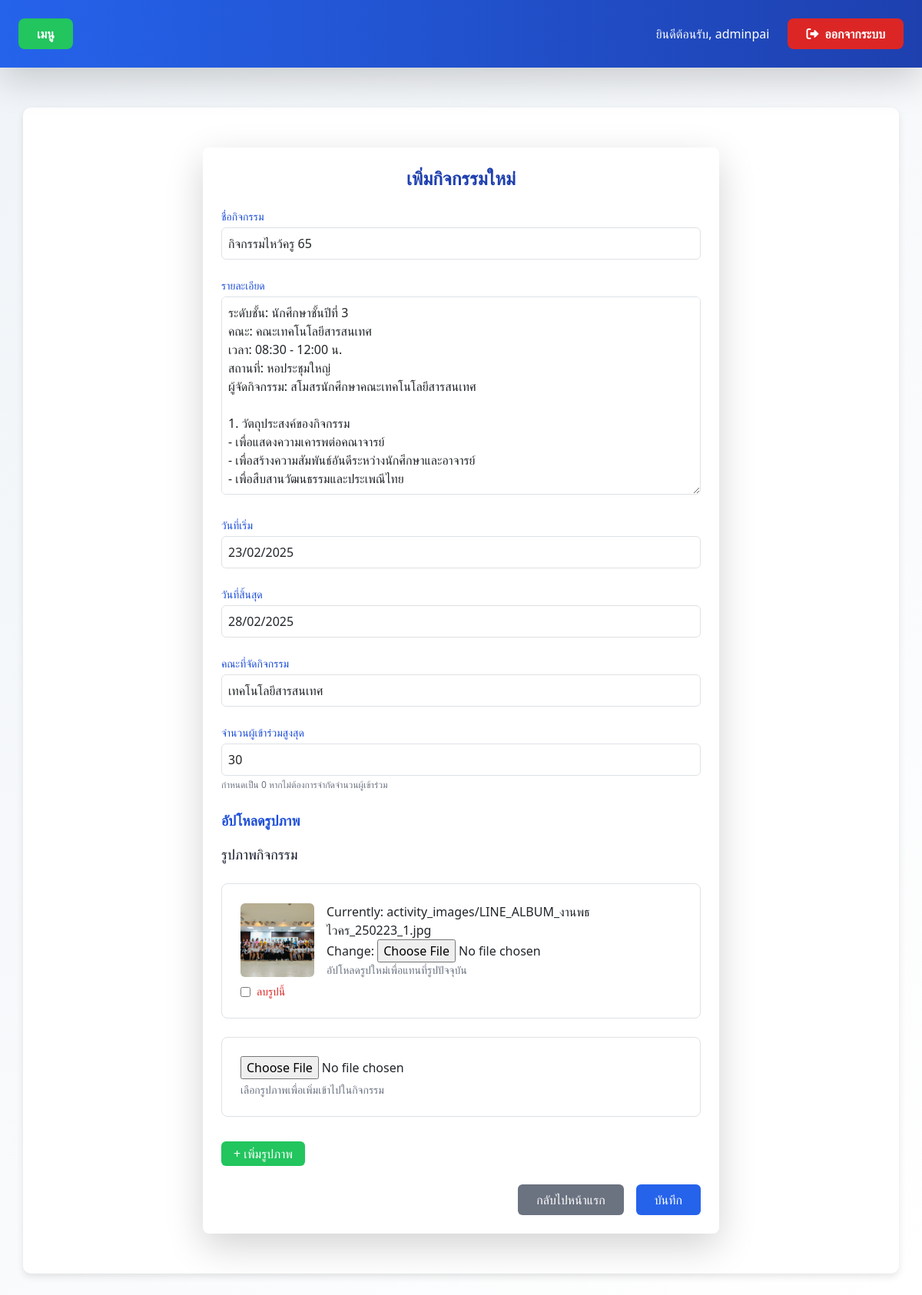
The app's page /activity/9/edit/ (signed in), older data.
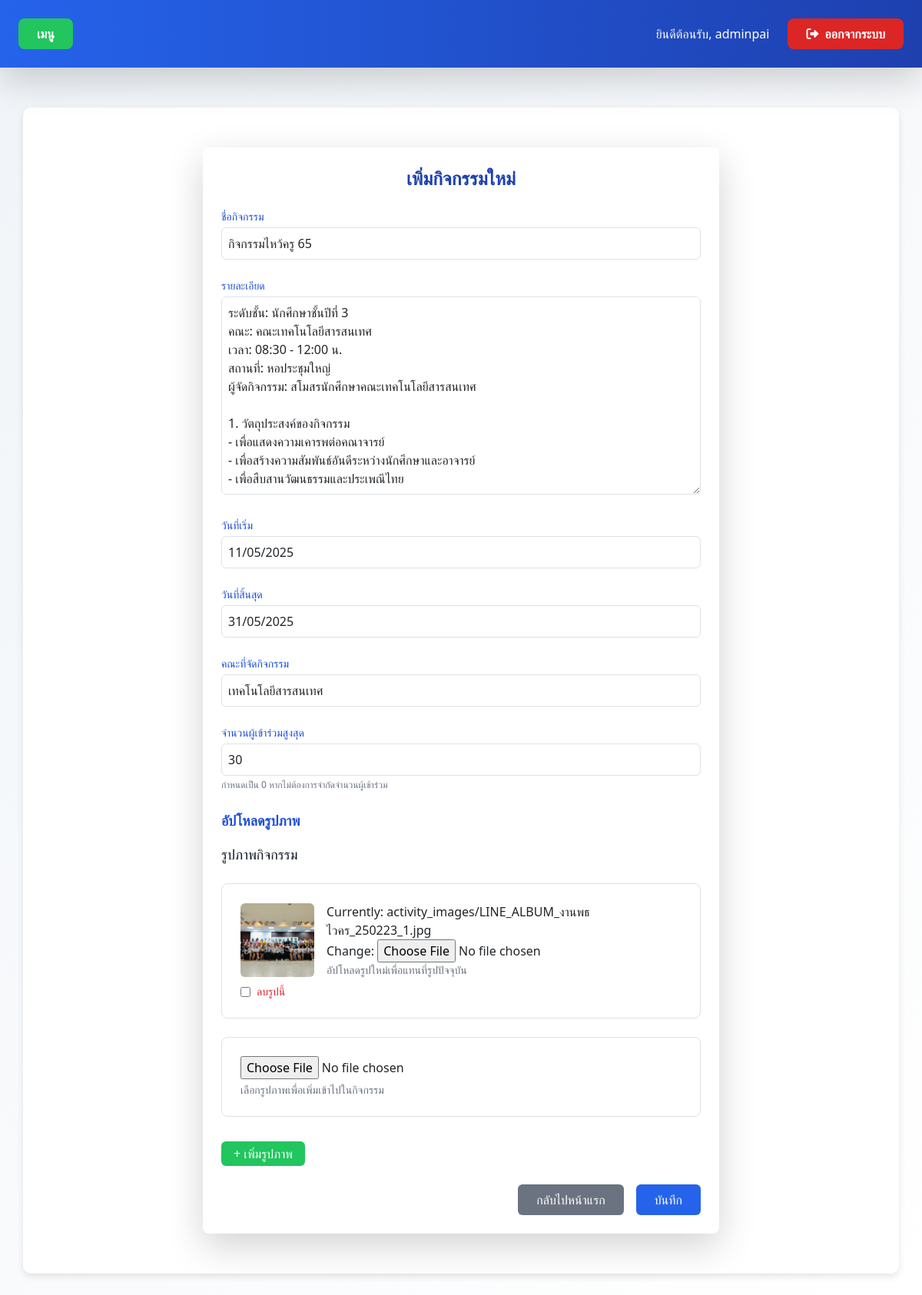
The same page, newer data.
### myapp/models.py (models this page shows, shortened)
class Activity(models.Model):
    name = models.CharField(
        max_length=255,
        verbose_name='ชื่อกิจกรรม'
    )
    description = models.TextField(
        verbose_name='รายละเอียดกิจกรรม'
    )
    start_date = models.DateField(
        verbose_name='วันที่เริ่มจัดกิจกรรม',
        default=datetime.date.today
    )
    end_date = models.DateField(
        verbose_name='วันที่สิ้นสุดกิจกรรม',
        null=True,  # ยอมให้เป็น NULL
        blank=True  # สามารถทิ้งว่างได้ในฟอร์ม
    )
    created_by = models.ForeignKey(
        CustomUser,
        on_delete=models.CASCADE,
        verbose_name='ผู้สร้างกิจกรรม'
    )
    FACULTY_CHOICES = [
        ('all', 'ทุกคนเข้าร่วมได้'),
        ('CS', 'วิทยาการคอมพิวเตอร์'),
        ('CCS', 'วิทยาศาสตร์เครื่องสำอาง'),
        ('OHS', 'อาชีวอนามัยและความปลอดภัย'),
        ('EHS', 'อนามัยสิ่งแวดล้อมและสาธารณภัย'),
        ('MS', 'วิทยาศาสตร์การแพทย์'),
        ('GS', 'วิทยาศาสตร์ทั่วไป'),
        ('IT', 'เทคโนโลยีสารสนเทศ'),
        ('BIB', 'อุตสาหกรรมชีวภาพเพื่อธุรกิจ'),
        ('CYB', 'ความมั่นคงปลอดภัยไซเบอร์'),
    ]
    faculty = models.CharField(
        max_length=10,
        choices=FACULTY_CHOICES,
        default='all',
        verbose_name='คณะที่จัดกิจกรรม'
    )
    max_participants = models.IntegerField(
        default=0,  # เปลี่ยนจาก 30 เป็น 0 ซึ่งหมายถึงไม่จำกัด
        verbose_name='จำนวนผู้เข้าร่วมสูงสุด',
        help_text='กำหนดเป็น 0 หากไม่ต้องการจำกัดจำนวนผู้เข้าร่วม'
    )
    class Meta:
        verbose_name = 'กิจกรรม'
        verbose_name_plural = 'กิจกรรมทั้งหมด'

### myapp/views.py (the view)
# urls.py: path('activity/<int:activity_id>/edit/', views.edit_activity, name='edit_activity'),  # เพิ่มเส้นทางนี้สำหรับแก้ไขกิจกรรม
@login_required
@user_passes_test(is_admin)
def edit_activity(request, activity_id):
    activity = get_object_or_404(Activity, id=activity_id)
    ImageFormSet = inlineformset_factory(
        Activity,
        ActivityImage,
        fields=('image',),
        extra=1,
        can_delete=True
    )
    if request.method == 'POST':
        activity_form = ActivityForm(request.POST, instance=activity)
        formset = ImageFormSet(request.POST, request.FILES, instance=activity)
        if activity_form.is_valid() and formset.is_valid():
            activity = activity_form.save()
            formset.save()
            messages.success(request, 'แก้ไขกิจกรรมเรียบร้อยแล้ว')
            return redirect('activity_info', activity_id=activity.id)
        else:
            print("ฟอร์มไม่ถูกต้อง:", activity_form.errors, formset.errors)
    else:
        activity_form = ActivityForm(instance=activity)
        formset = ImageFormSet(instance=activity)
    context = {
        'activity_form': activity_form,
        'formset': formset,
        'activity': activity,
        'is_edit': True
    }
    return render(request, 'add_activity.html', context)

### myapp/forms.py
class ActivityForm(forms.ModelForm):
    class Meta:
        model = Activity
        fields = ['name', 'description', 'start_date', 'end_date', 'faculty', 'max_participants']
        widgets = {
            'start_date': AdminDateWidget(),
            'end_date': AdminDateWidget(),
            'faculty': forms.Select(attrs={'class': 'form-control'}),
            'max_participants': forms.NumberInput(attrs={'class': 'form-control', 'min': '0', 'placeholder': 'กำหนด 0 หากไม่จำกัดจำนวน'}),
        }
        labels = {
            'name': 'ชื่อกิจกรรม',
            'description': 'รายละเอียด',
            'start_date': 'วันที่เริ่ม',
            'end_date': 'วันที่สิ้นสุด',
            'faculty': 'คณะที่จัดกิจกรรม',
            'max_participants': 'จำนวนผู้เข้าร่วมสูงสุด',
        }
    def __init__(self, *args, **kwargs):
        super().__init__(*args, **kwargs)
        if self.instance.pk:
            self.fields['description'].required = False

### myapp/views.py (called while the page is built)
def is_admin(user):
    return user.is_superuser or user.is_staff

### templates/add_activity.html (shortened to what this page needs)
{% extends "base.html" %}
{% load static %}
{% load widget_tweaks %}
{% block content %}
<div class="bg-white p-6 rounded-lg shadow-lg w-full max-w-2xl mx-auto my-8">
    <h1 class="text-2xl font-bold text-blue-800 mb-6 text-center">เพิ่มกิจกรรมใหม่</h1>
    <form method="post" enctype="multipart/form-data" class="space-y-6">
        <div class="space-y-4">
            {% for field in activity_form %}
                <div class="mb-4">
                    <label for="{{ field.id_for_label }}" class="block text-sm font-medium text-blue-700 mb-1">{{ field.label }}</label>
                    <div>
                        {{ field|add_class:"w-full p-2 border border-blue-300 rounded-md focus:ring-blue-500 focus:border-blue-500" }}
                        {% if field.help_text %}
                            <p class="text-gray-500 text-xs mt-1">{{ field.help_text }}</p>
                        {% endif %}
                    </div>
                </div>
            {% endfor %}
        </div>
        <div class="space-y-4" id="image-upload-section">
            <h2 class="text-lg font-semibold text-blue-700">อัปโหลดรูปภาพ</h2>
            <h3 class="text-lg font-medium text-gray-900 mb-4">รูปภาพกิจกรรม</h3>
            {% for form in formset.forms %}
                <div class="mb-4 p-4 border rounded-lg">
                    {% if form.instance.pk %}
                        <div class="flex items-center mb-2">
                            <img src="{{ form.instance.image.url }}" class="w-24 h-24 object-cover rounded" alt="Activity Image">
                            <div class="ml-4 flex-grow">
                                {{ form.image }}
                                <p class="text-sm text-gray-500">อัปโหลดรูปใหม่เพื่อแทนที่รูปปัจจุบัน</p>
                            </div>
                        </div>
                        <div class="flex items-center">
                            {{ form.DELETE }}
                            <label for="{{ form.DELETE.id_for_label }}" class="ml-2 text-sm text-red-600">
                                ลบรูปนี้
                            </label>
                        </div>
                    {% else %}
                        <div>
                            {{ form.image }}
                            <p class="text-sm text-gray-500 mt-1">เลือกรูปภาพเพื่อเพิ่มเข้าไปในกิจกรรม</p>
                        </div>
                    {% endif %}
                </div>
            {% endfor %}
            <button type="button" id="add-more-images" class="mt-2 px-3 py-1 bg-green-500 text-white rounded hover:bg-green-600">
                + เพิ่มรูปภาพ
            </button>
        </div>
        <div class="flex justify-end space-x-4 mt-6">
            <a href="{% url 'home' %}" class="px-4 py-2 bg-gray-500 text-white rounded-md hover:bg-gray-600 transition">กลับไปหน้าแรก</a>
            <button type="submit" class="px-4 py-2 bg-blue-600 text-white rounded-md hover:bg-blue-700 transition">บันทึก</button>
        </div>
    </form>
</div>
{% endblock %}

Row changes from the older to the newer data that the page shows:
changed Activity "กิจกรรมไหว้ครู 65": start_date "23/02/2025" → "11/05/2025"; end_date "28/02/2025" → "31/05/2025"
